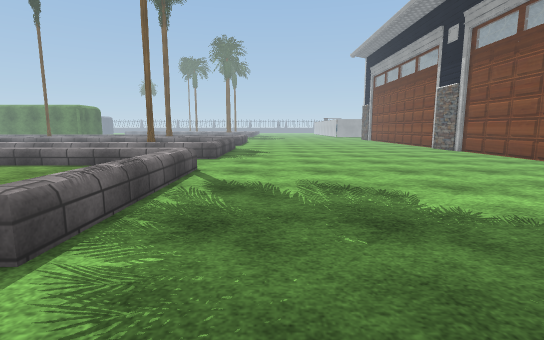
view 1 (above)

17 first-person views from a walk through a Unity game level. The camera is 1.3 m above the floor, tilts 8° down and sees 85° across. The floor is counted in squares, 1 m on a side. Each view is taken from the middle of a square. On the plan, view 1 faces up. The plan holds only what a view shows up to about 14 squares ahead; the rest is blank. The place goes on beyond the plan. Door leaves are left out, so doorways stand open. Some surface patterns are stand-ins.

view 2
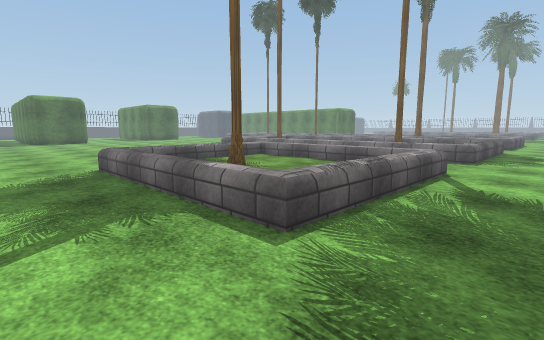

view 3
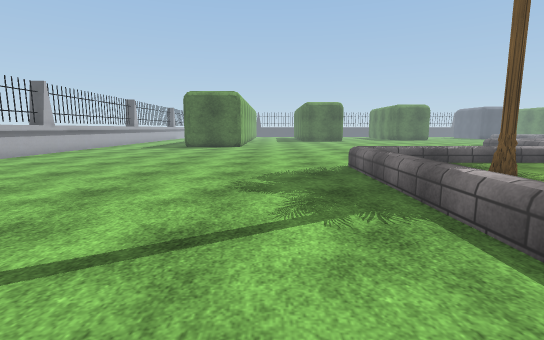

view 4
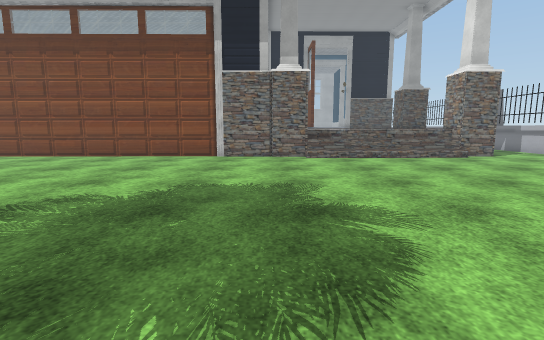

view 5
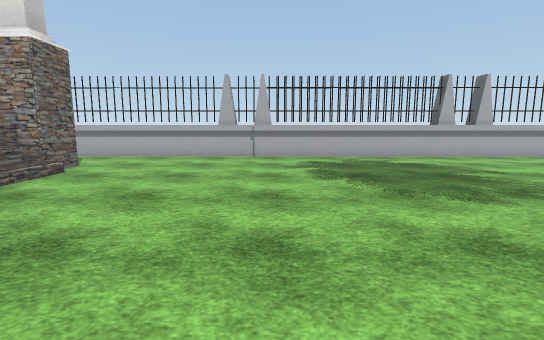

view 6
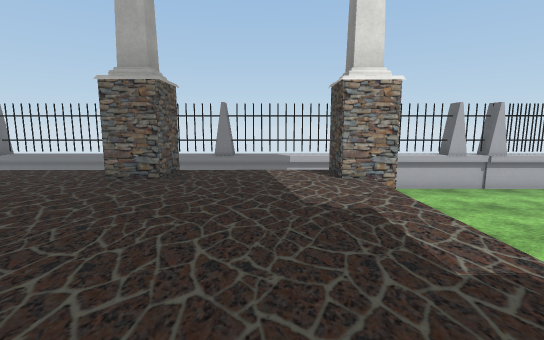

view 7
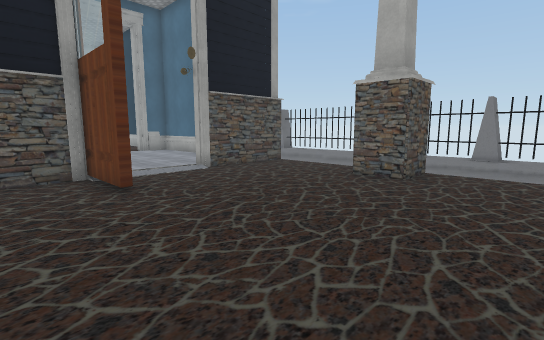

view 8
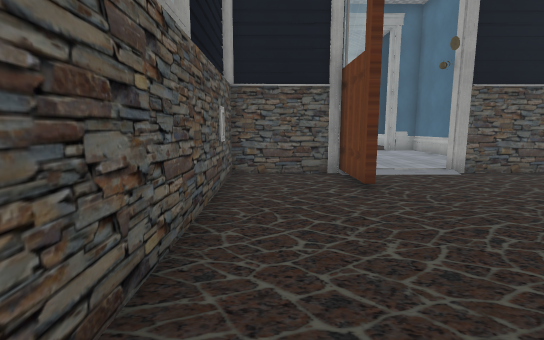

view 9
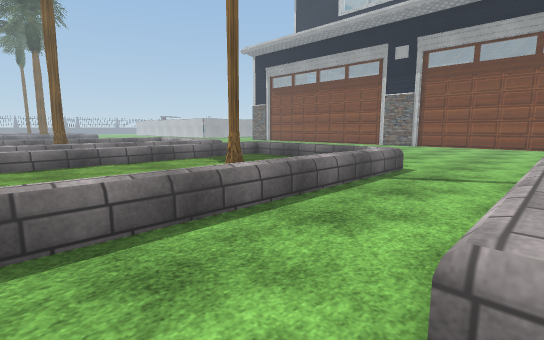

view 10
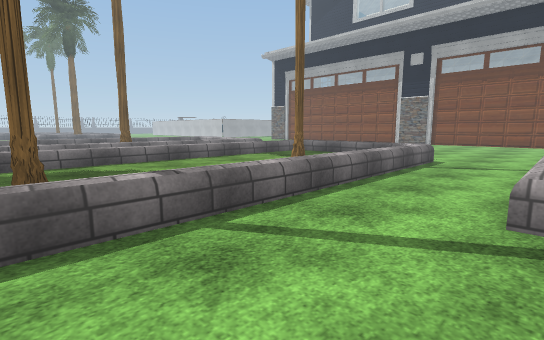

view 11
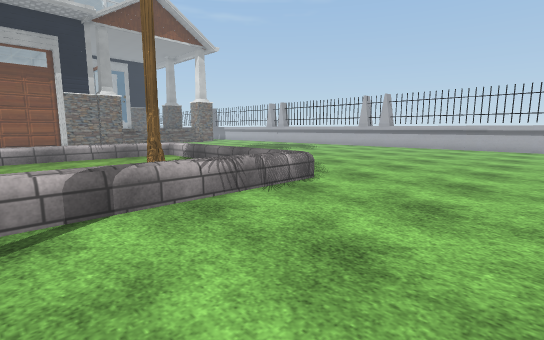

view 12
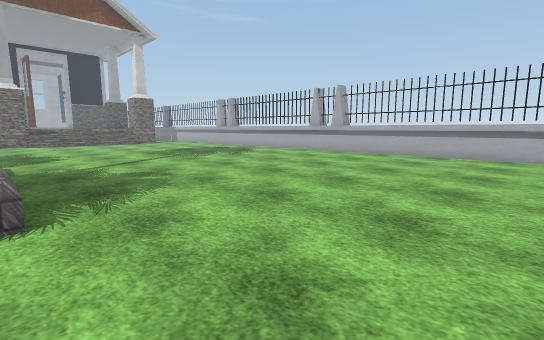

view 13
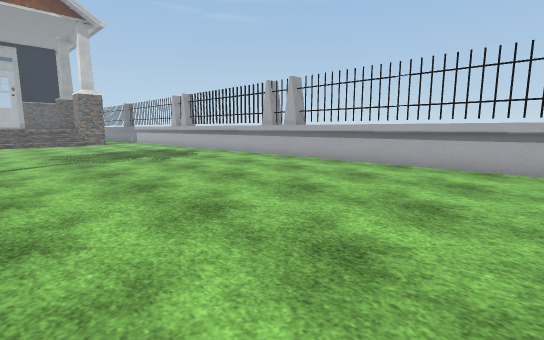

view 14
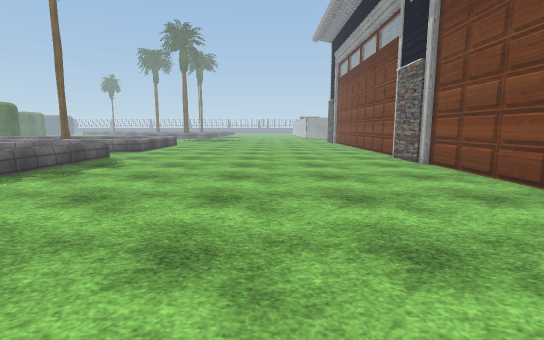

view 15
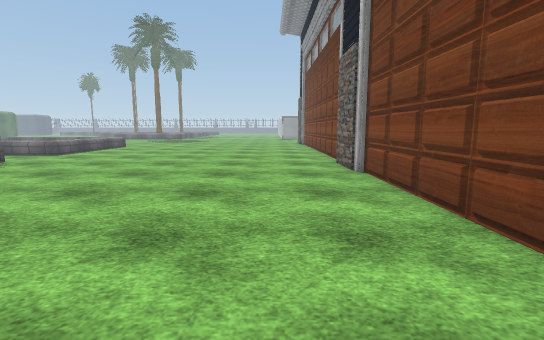

view 16
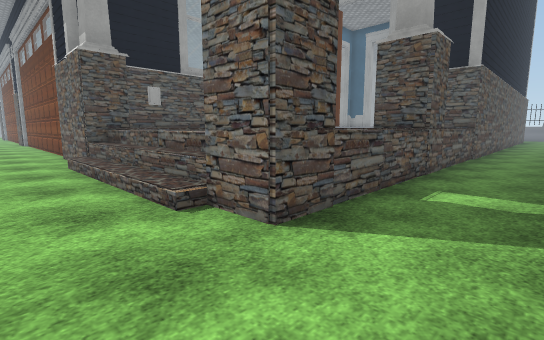

view 17
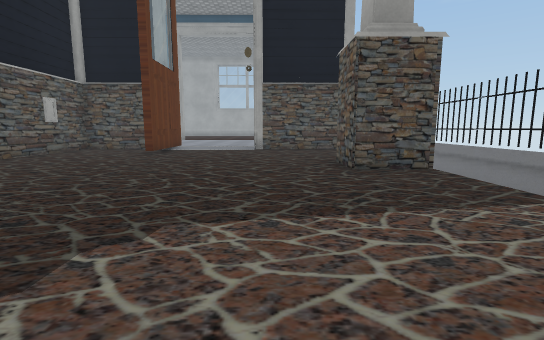

### Floor plan
Key: @ floor where view 1 was taken; # wall or solid block; . main floor; : floor 1.25 m higher than the main floor; / step, stairs or slope; ^ raised ledge; T palm tree; P pillar; O other object.
Columns run from 15 left of view 1 to 23 right of it. Each row starts with its distance up from view 1.
 19 ^^^^^^^^^^^^^.............#
 18 ^^^^^^^^^^^^^.............#
 17 ^^^^^^^^^^^^^.............#
 16         TT  ^.............#
 15 TT          ^.............#
 14             ^.............#
 13 ^^^^^^^^^^^^^.............#
 12 ..........................#
 11 ..........................#
 10  .........................#
  9 . ...^^^^^^^^.............#
  8  ....^^^^^^^^.............#
  7 .....^^^^^^^^.............#
  6 .....^^^T^^^^.............#
  5 .....^  T ^^^.............#
  4 .....^    ^^^.............#
  3 .....^^^^^^^^.............#
  2 ..........................#############
  1 ..........................## : :::::::#
  0 ...............@.........//   ::::::::#
 -1 .........................//:::::::::#O#
 -2 .........................//:::::::::::
 -3 .........................//:::::::::::
 -4 .........................//:::::::::::#
 -5 .........................//:::::::::::#
 -6 .........................//:::::::::::#
 -7 ..........................#O::::O ::::#
 -8 ..........................##::::#P::::#
 -9 .......................................
-10 .......................................
-11 ...................................
-12 ####################^#^^^^^^^^^##^^^^^#

Where each view was taken, in squares from view 1:
view 1: 0 up, 0 right, facing up
view 2: 0 up, 0 right, facing up-left
view 3: 0 up, 0 right, facing left
view 4: 2 up, 3 left, facing right
view 5: 2 up, 4 right, facing down
view 6: 1 up, 14 right, facing down
view 7: 1 up, 14 right, facing down-right
view 8: 1 up, 14 right, facing right
view 9: 9 up, 12 left, facing up-right
view 10: 9 up, 15 left, facing up-right
view 11: 9 up, 15 left, facing down-right
view 12: 3 up, 15 left, facing down-right
view 13: 1 down, 15 left, facing down-right
view 14: 6 up, 5 right, facing up
view 15: 8 up, 8 right, facing up
view 16: 11 down, 8 right, facing up-right
view 17: 5 down, 11 right, facing right
